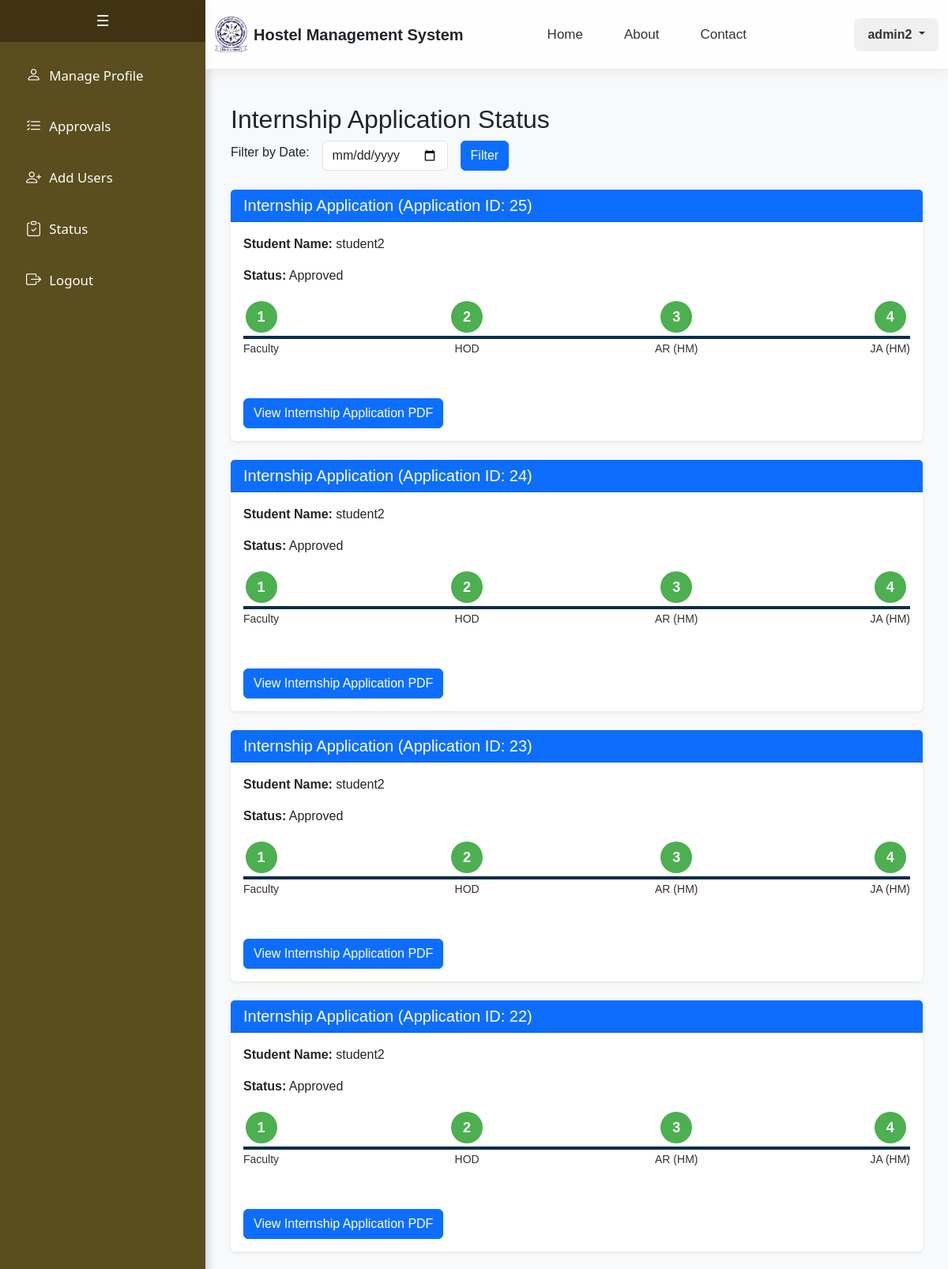
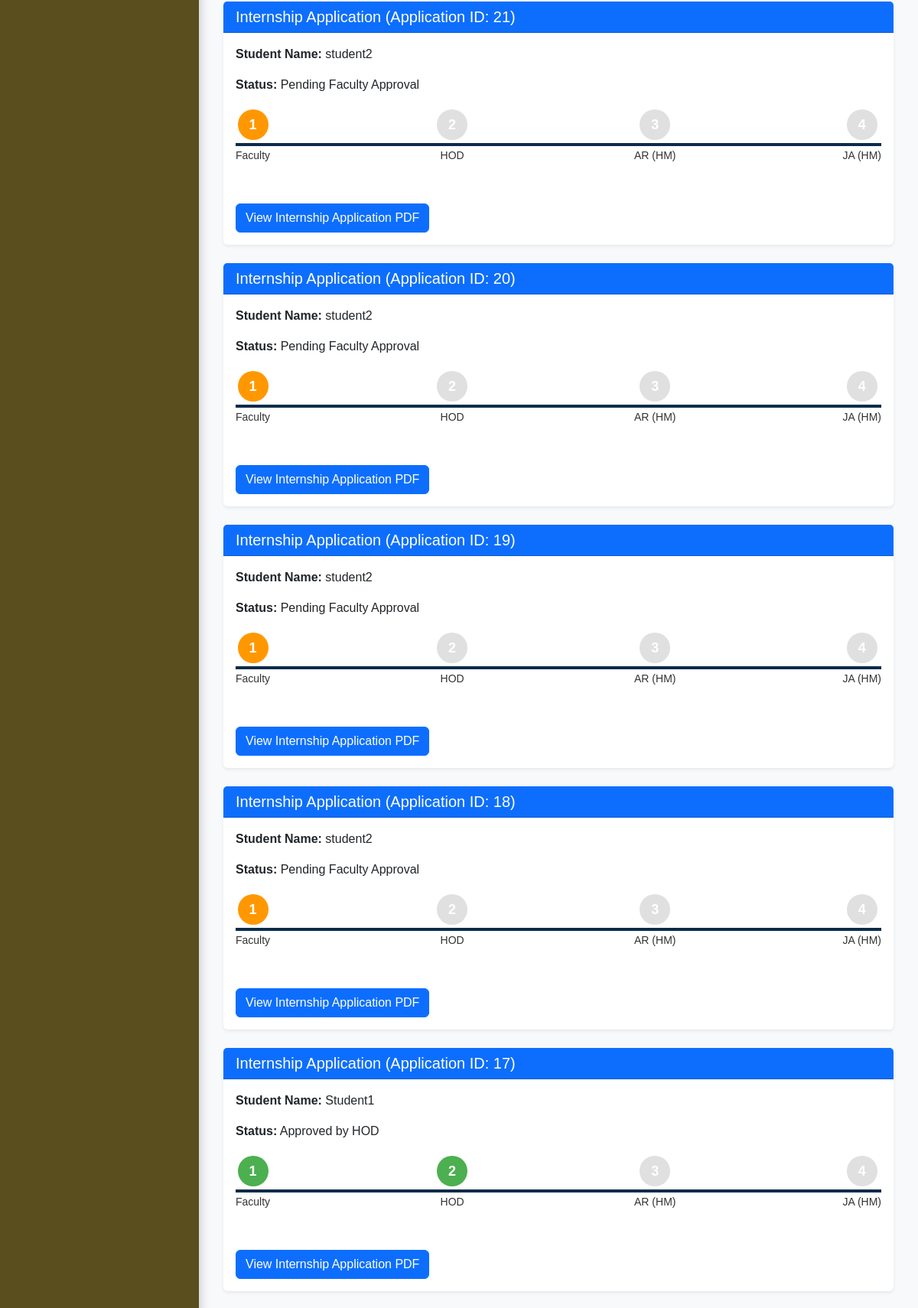
The page /admin/internship_application_status (signed in, upper part) on the database its author committed (2 pictures, top to bottom).
### app/models.py (models this page shows)
class InternshipApplication(db.Model):
    __tablename__ = 'internship_application'
    id = db.Column(db.Integer, primary_key=True)
    name = db.Column(db.String(100), nullable=False)
    gender = db.Column(db.String(20), nullable=False)
    affiliation = db.Column(db.String(100), nullable=False)
    address = db.Column(db.String(200), nullable=False)
    contact_number = db.Column(db.String(15), nullable=False)
    email = db.Column(db.String(100), nullable=False)
    faculty_mentor = db.Column(db.String(100), nullable=False)
    faculty_email = db.Column(db.String(100), nullable=False)
    arrival_date = db.Column(db.Date, nullable=False)
    departure_date = db.Column(db.Date, nullable=False)
    id_card = db.Column(db.String(100), nullable=False)
    official_letter = db.Column(db.String(100), nullable=False)
    remarks = db.Column(db.String(300))
    status = db.Column(db.String(50), default="Pending Faculty Approval", nullable=False)
    faculty_signature_id = db.Column(db.Integer, db.ForeignKey('faculty.faculty_id'))
    hod_signature_id = db.Column(db.Integer, db.ForeignKey('faculty.faculty_id'))
    admin_signature_id = db.Column(db.Integer, db.ForeignKey('admin.admin_id'))
    approval_date = db.Column(db.DateTime, default=db.func.current_timestamp())
    created_at = db.Column(db.DateTime, default=datetime.utcnow)
    otp = db.Column(db.String(10))
    hostel_allotted = db.Column(db.String(100))  # New column to store the allotted hostel

### app/admin.py (the view, shortened to what this page needs)
@admin_bp.route("/admin/internship_application_status", methods=["GET", "POST"])
def internship_application_status():
    if 'user_id' not in session or session.get('user_role') != 'admin':
        return redirect(url_for('auth.login'))
    user_id = session['user_id']
    admin = Admin.query.filter_by(admin_id=user_id).first()
    if not admin:
        flash("Admin not found.", "danger")
        return redirect(url_for('auth.login'))
    filter_date = request.form.get('filter_date')
    query = InternshipApplication.query
    internship_applications = query.order_by(InternshipApplication.created_at.desc()).all()
    return render_template(
        "admin/internship_application_status.html",
        internship_applications=internship_applications,
        filter_date=filter_date
    )

### templates/admin/internship_application_status.html (shortened to what this page needs)
{% extends "admin/base.html" %}
{% block content %}
<div class="container mt-4">
    <h2>Internship Application Status</h2>
    <form method="POST" action="{{ url_for('admin.internship_application_status') }}" class="mb-4">
        <div class="row g-3 align-items-center">
            <div class="col-auto">
                <label for="filter_date" class="form-label">Filter by Date:</label>
            </div>
            <div class="col-auto">
                <input type="date" id="filter_date" name="filter_date" class="form-control" value="{{ filter_date }}">
            </div>
            <div class="col-auto">
                <button type="submit" class="btn btn-primary">Filter</button>
            </div>
        </div>
    </form>
    {% if internship_applications %}
        {% for application in internship_applications %}
        <div class="card shadow-sm border-0 mt-4">
            <div class="card-header bg-primary text-white">
                <h5 class="mb-0">Internship Application (Application ID: {{ application.id }})</h5>
            </div>
            <div class="card-body">
                <p><strong>Student Name:</strong> {{ application.name }}</p>
                <p><strong>Status:</strong> {{ application.status }}</p>
                <div class="stepper">
                    <div class="step
                        {% if application.status == 'Approved' %}
                            completed
                        {% elif application.status == 'Rejected by Faculty' %}
                            rejected
                        {% elif 'Pending Faculty Approval' in application.status %}
                            pending
                        {% else %}
                            completed
                        {% endif %}">
                        <div class="circle">1</div>
                        <p>Faculty</p>
                    </div>
                    <div class="step
                        {% if application.status == 'Approved' %}
                            completed
                        {% elif application.status == 'Rejected by HOD' %}
                            rejected
                        {% elif 'Pending HOD Approval' in application.status %}
                            pending
                        {% elif application.status in ['Approved by HOD', 'Pending approval from AR (HM)', 'Pending approval from JA (HM)', 'Approved by JA (HM)'] %}
                            completed
                        {% else %}
                            normal
                        {% endif %}">
                        <div class="circle">2</div>
                        <p>HOD</p>
                    </div>
                    <div class="step
                        {% if application.status == 'Approved' %}
                            completed
                        {% elif application.status == 'Rejected by AR (HM)' %}
                            rejected
                        {% elif 'Pending approval from AR (HM)' in application.status %}
                            pending
                        {% elif application.status in ['Pending approval from JA (HM)', 'Approved by JA (HM)'] %}
                            completed
                        {% else %}
                            normal
                        {% endif %}">
                        <div class="circle">3</div>
                        <p>AR (HM)</p>
                    </div>
                    <div class="step
                        {% if application.status == 'Approved' %}
                            completed
                        {% elif application.status == 'Rejected by JA (HM)' %}
                            rejected
                        {% elif 'Pending approval from JA (HM)' in application.status %}
                            pending
                        {% elif application.status == 'Approved by JA (HM)' %}
                            completed
                        {% else %}
                            normal
                        {% endif %}">
                        <div class="circle">4</div>
                        <p>JA (HM)</p>
                    </div>
                </div>
                <button class="btn btn-primary mt-3" onclick="viewPDF('{{ application.id }}')">View Internship Application PDF</button>
            </div>
        </div>
        {% endfor %}
    {% else %}
        <p>No internship applications found.</p>
    {% endif %}
</div>
{% endblock %}

### templates/admin/base.html (style rules this page uses)
body { margin: 0; font-family: Arial, sans-serif; }

### templates/admin/internship_application_status.html (style rules this page uses)
.stepper { display: flex; justify-content: space-between; align-items: center; position: relative; margin: 20px 0; }
.stepper::before { content: ''; position: absolute; top: 50%; left: 0; right: 0; height: 4px; background-color: #0b2c4a; z-index: 0; }
.step { position: relative; z-index: 1; text-align: center; }
.step .circle { width: 40px; height: 40px; border-radius: 50%; background-color: #0b2c4a; color: #fff; display: flex; align-items: center; justify-content: center; font-weight: bold; font-size: 18px; margin: 0 auto; }
.step.completed .circle { background-color: #4caf50; }
.step.pending .circle { background-color: #ff9800; }
.step.normal .circle { background-color: #e0e0e0; }
.step p { margin-top: 10px; font-size: 14px; color: #333; }

### rows shown on the page
InternshipApplication: id "25", name "student2", status "Approved"
InternshipApplication: id "24", name "student2", status "Approved"
InternshipApplication: id "23", name "student2", status "Approved"
InternshipApplication: id "22", name "student2", status "Approved"
InternshipApplication: id "21", name "student2", status "Pending Faculty Approval"
InternshipApplication: id "20", name "student2", status "Pending Faculty Approval"
InternshipApplication: id "19", name "student2", status "Pending Faculty Approval"
InternshipApplication: id "18", name "student2", status "Pending Faculty Approval"
InternshipApplication: id "17", name "Student1", status "Approved by HOD"

### other values the page prints
{{ session['user_name'] }} "admin2"
